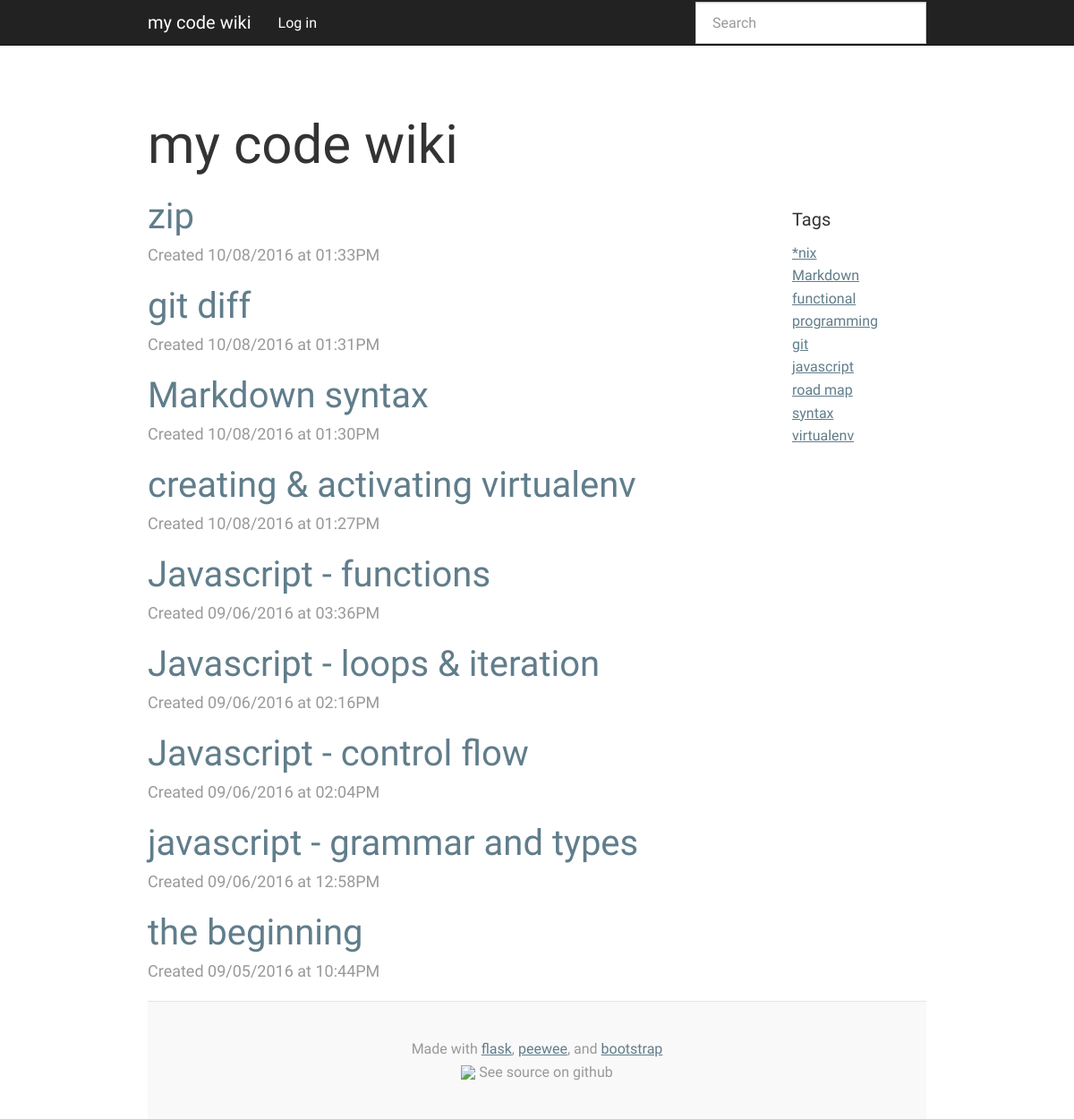
The page / on the database its author committed.
### app.py (models this page shows, shortened)
class Entry(flask_db.Model):
    title = CharField()
    slug = CharField()
    content = TextField()
    published = BooleanField(index=True)
    timestamp = DateTimeField(default=datetime.datetime.now, index=True)
    @classmethod
    def public(cls):
        return Entry.select().where(Entry.published == True)

class Tag(flask_db.Model):
    label = CharField(unique=True)

### app.py (the view)
@app.route('/')
def index():
    search_query = request.args.get('q')
    if search_query:
        query = Entry.search(search_query)
    else:
        query = Entry.public().order_by(Entry.timestamp.desc())
    return object_list(
        'index.html',
        query,
        search=search_query,
        check_bounds=False)

### app.py (called while the page is built)
@app.context_processor
def inject_tags():
    return dict(tags=sorted(Tag.select(), key=lambda tag : tag.label))

### templates/index.html (shortened to what this page needs)
{% extends "base.html" %}
{% block content_title %}{% if search %}Search "{{ search }}"{% else %}my code wiki{% endif %}{% endblock %}
{% block content %}
    {% for entry in object_list %}
      {% if search %}
        {% set entry = entry.entry %}
      {% endif %}
      <h3 class="blog-post-title">
        <a href="{% if entry.published %}{{ url_for('detail', slug=entry.slug) }}{% else %}{{ url_for('edit', slug=entry.slug) }}{% endif %}">
          {{ entry.title }}
        </a>
      </h3>
      <p class="blog-post-meta">Created {{ entry.timestamp.strftime('%m/%d/%Y at %I:%M%p') }}</p>
    {% else %}
      <p>No entries have been created yet.</p>
    {% endfor %}
{% endblock %}

### templates/base.html (shortened to what this page needs)
<!doctype html>
<html>
  <head>
    <link rel=stylesheet type=text/css href="{{ url_for('static', filename='css/hilite.css') }}" />
    <link rel=stylesheet type=text/css href="{{ url_for('static', filename='css/blog.min.css') }}" />
    <link rel=stylesheet type=text/css href="{{ url_for('static', filename='css/bootstrap_blog.css') }}" />
    <link rel="stylesheet" type=text/css href="{{ url_for('static', filename='css/solarized-dark.css') }}">
  </head>
  <body>
    <div class="navbar navbar-default navbar-static-top" role="navigation">
      <div class="container">
        <div class="navbar-header">
          <a class="navbar-brand" href="{{ url_for('index') }}">my code wiki</a>
        </div>
        <div class="navbar-collapse collapse">
          <ul class="nav navbar-nav">
            {% if session.logged_in %}
              <li><a href="{{ url_for('drafts') }}">Drafts</a></li>
              <li><a href="{{ url_for('create') }}">Create Entry</a></li>
              <li><a href="{{ url_for('logout') }}">Log out</a></li>
            {% else %}
              <li><a href="{{ url_for('login') }}">Log in</a></li>
            {% endif %}
          </ul>
          {% block search_bar %}
            <form action="{{ url_for('index') }}" class="navbar-form navbar-right" id="search-form" method="get" role="search">
              <div class="form-group">
                <input class="form-control" name="q" placeholder="Search" type="text" value="{% if search %}{{ search }}{% endif %}">
              </div>
            </form>
          {% endblock %}
        </div>
      </div>
    </div>
    <div class="container">
      <div class="blog-header">
      {% block page_header %}
            <h1 class="blog-title">
              {% block content_title %}{% endblock %}
            </h1>
      {% endblock %}
      </div>
      <div class="row">
        <div class="col-sm-9 blog-main">
          {% block content %}{% endblock %}
        </div>
      <div class="col-sm-2 col-sm-offset-1 blog-sidebar">
        <div class="sidebar-module">
            <h4>Tags</h4>
              {% if tags %}
              <ol class="list-unstyled">
                {% for tag in tags %}
                <li><a href="{{ url_for('tag', label=tag.label) }}">{{ tag.label }}</a></li>
                {% endfor %}
              </ol>
              {% else %}
              <p>No tags found.</p>
              {% endif %}
        </div>
      </div>
      </div>
      <footer class="blog-footer">
        <p>Made with <a href="http://flask.pocoo.org/">flask</a>, <a href="http://docs.peewee-orm.com/en/latest/">peewee</a>, and <a href="http://getbootstrap.com/">bootstrap</a><br/>
        <img class="icon" src="{{ url_for('static', filename='images/github-icon.png') }}"/> See source on github
        </p>
      </footer>
    </div>
  </body>
</html>

### rows shown on the page
Entry: title "zip", timestamp "10/08/2016 at 01:33PM"
Entry: title "git diff", timestamp "10/08/2016 at 01:31PM"
Entry: title "Markdown syntax", timestamp "10/08/2016 at 01:30PM"
Entry: title "creating & activating virtualenv", timestamp "10/08/2016 at 01:27PM"
Entry: title "Javascript - functions", timestamp "09/06/2016 at 03:36PM"
Entry: title "Javascript - loops & iteration", timestamp "09/06/2016 at 02:16PM"
Entry: title "Javascript - control flow", timestamp "09/06/2016 at 02:04PM"
Entry: title "javascript - grammar and types", timestamp "09/06/2016 at 12:58PM"
Entry: title "the beginning", timestamp "09/05/2016 at 10:44PM"
Tag: label "*nix"
Tag: label "Markdown"
Tag: label "functional programming"
Tag: label "git"
Tag: label "javascript"
Tag: label "road map"
Tag: label "syntax"
Tag: label "virtualenv"
